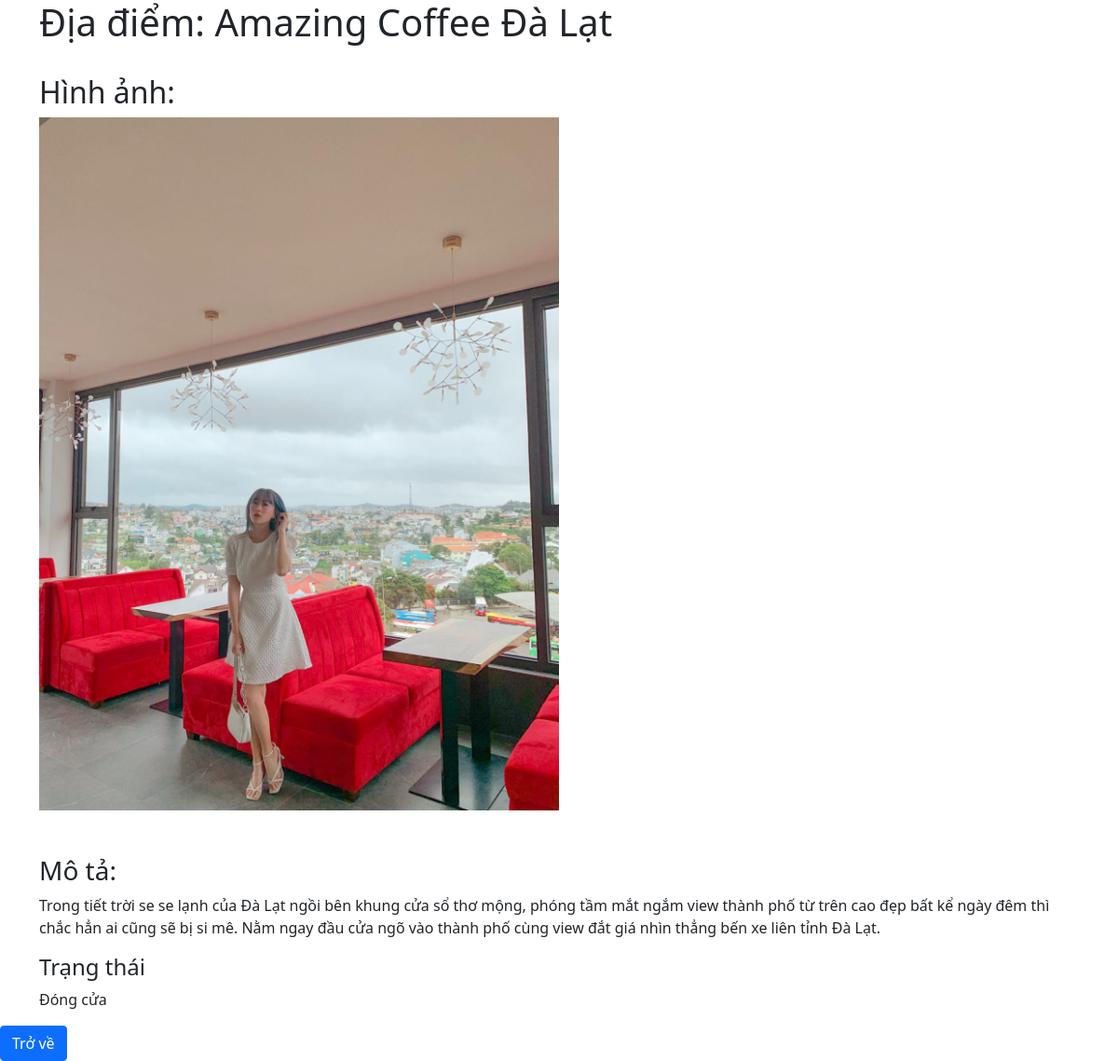
Screenshot of /detail/9 with the database file from the repository.
### myapp/models.py (models this page shows, shortened)
class Post(models.Model):
    title = models.CharField(max_length=500)
    body = models.TextField()
    date = models.DateTimeField(auto_now_add=True)
    image = models.ImageField()
    categories = models.ForeignKey(Categories, null=False, verbose_name=_('Category'),
                                   on_delete=models.CASCADE)

class Categories(models.Model):
    name = models.CharField(max_length=500)
    def __str__(self):
        s = str(self.name)
        return s

### myapp/views.py (the view)
# urls.py: path('detail/<int:pk>', HomeDetailView.as_view(), name="detail"),
class HomeDetailView(DetailView):
    model = Post
    template_name = 'pages/detail.html'

### myapp/templates/pages/detail.html
{% extends "pages/page01.html" %}
{% block content %}
<div class="container">
<h1>Địa điểm: {{object.title}}</h1><br>
<h2>Hình ảnh:</h2>
<img src="{{object.image.url}} " width="50%"><br><br><br>
<h3>Mô tả:</h3>
    <p>{{object.body}}</p>
<h4>Trạng thái</h4>
<p>{{object.categories}}</p>
</div>
<a href="http://127.0.0.1:8000/" class="btn btn-primary">Trở về</a>
{% endblock %}

### rows the page displays
Post: image (picture), body "Trong tiết trời se se lạnh của Đà Lạt ngồi bên khung cửa sổ thơ mộng, phóng tầm mắt ngắm view thành phố từ trên cao đẹp bất kể ngày đêm thì chắc hẳn ai cũng sẽ bị si mê. Nằm ngay đầu cửa ngõ vào thành phố cùng view đắt giá nhìn thẳng bến xe liên tỉnh Đà Lạt.", categories "Đóng cửa"
